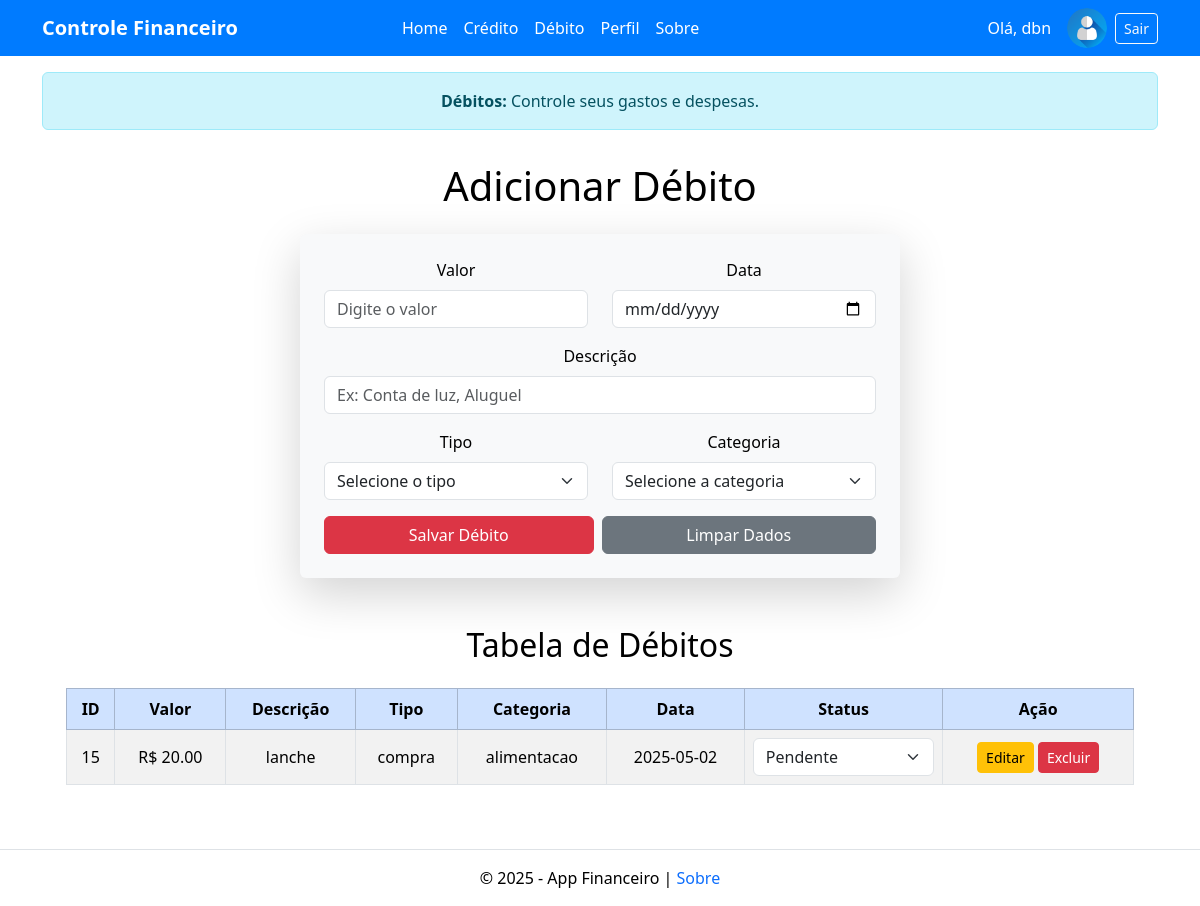
Page /debito (signed in) on the earlier database version.
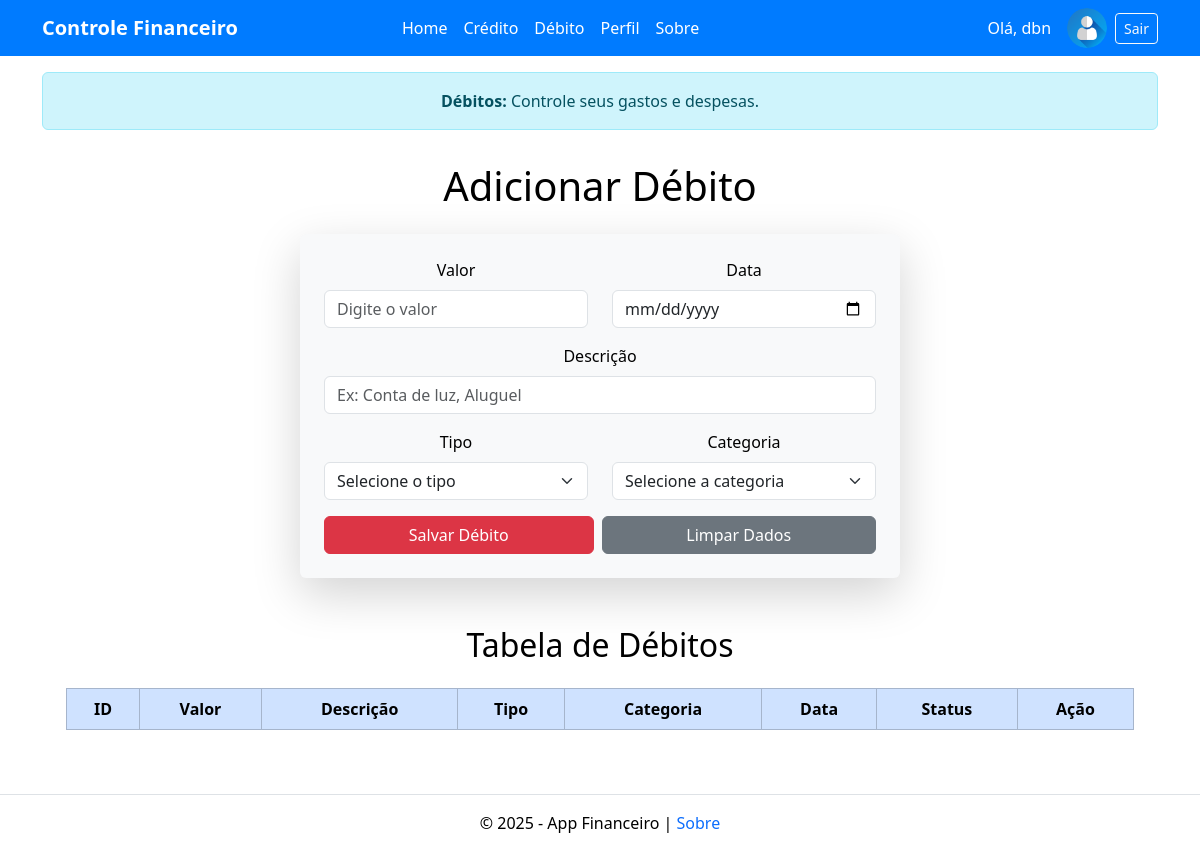
Same page on the later database version.
### tables this page shows
CREATE TABLE debitos (
            id INTEGER PRIMARY KEY AUTOINCREMENT,
            valor REAL NOT NULL,
            descricao TEXT NOT NULL,
            tipo TEXT NOT NULL,
            categoria TEXT NOT NULL,
            data TEXT NOT NULL,
            status TEXT NOT NULL DEFAULT 'pendente',
            data_agendada TEXT
        , usuario_id TEXT);

### app.py (the view, shortened to what this page needs)
@app.route("/debito", methods=["GET", "POST"])
def debito():
    if 'usuario' not in session:
        return redirect(url_for('login'))
    usuario_id = session['usuario']['id']
    query_debitos = "SELECT * FROM debitos WHERE usuario_id = ?"
    debitos = executar_consulta(query_debitos, (usuario_id,), fetchall=True)
    return render_template("debito.html", debitos=debitos)

### utils.py (called while the page is built)
def executar_consulta(
        query: str,
        parametros: Union[Tuple, list] = (),
        fetchone: bool = False,
        fetchall: bool = False,
        commit: bool = False
) -> Optional[Union[Tuple, list]]:
    with sqlite3.connect('financeiro.db') as conexao:
        cursor = conexao.cursor()
        cursor.execute(query, parametros)
        resultado = None
        if fetchone:
            resultado = cursor.fetchone()
        elif fetchall:
            resultado = cursor.fetchall()
        if commit:
            conexao.commit()
    return resultado

### templates/debito.html (shortened to what this page needs)
{% extends 'base.html' %}
{% block alert %}
<div class="container mt-3">
    <div class="alert alert-info text-center" role="alert">
        <strong>Débitos:</strong> Controle seus gastos e despesas.
    </div>
</div>
{% endblock %}
{% block content %}
<div class="container mt-3">
    <h1 class="mb-4 text-center">Adicionar Débito</h1>
    <form method="POST" class="p-4 rounded shadow-lg bg-light mx-auto" id="debitoForm">
        <div class="row">
            <div class="col-md-6 mb-3">
                <label for="valor" class="form-label">Valor</label>
                <input type="number" class="form-control" id="valor" name="valor" placeholder="Digite o valor" required>
            </div>
            <div class="col-md-6 mb-3">
                <label for="data" class="form-label">Data</label>
                <input type="date" class="form-control" id="data" name="data" required>
            </div>
        </div>
        <div class="mb-3">
            <label for="descricao" class="form-label">Descrição</label>
            <input type="text" class="form-control" id="descricao" name="descricao" placeholder="Ex: Conta de luz, Aluguel" required>
        </div>
        <div class="row">
            <div class="col-md-6 mb-3">
                <label for="tipo" class="form-label">Tipo</label>
                <select class="form-select" id="tipo" name="tipo" required>
                    <option value="" selected disabled>Selecione o tipo</option>
                </select>
            </div>
            <div class="col-md-6 mb-3">
                <label for="categoria" class="form-label">Categoria</label>
                <select class="form-select" id="categoria" name="categoria" required>
                    <option value="" selected disabled>Selecione a categoria</option>
                </select>
            </div>
        </div>
        <div class="d-flex gap-2">
            <button type="submit" class="btn btn-danger flex-grow-1">Salvar Débito</button>
            <button type="reset" class="btn btn-secondary flex-grow-1">Limpar Dados</button>
        </div>
    </form>
    <div class="container mt-5">
        <h2 class="text-center mb-4">Tabela de Débitos</h2>
        <table class="table table-striped table-bordered text-center align-middle">
            <thead class="table-primary">
                <tr>
                    <th>ID</th>
                    <th>Valor</th>
                    <th>Descrição</th>
                    <th>Tipo</th>
                    <th>Categoria</th>
                    <th>Data</th>
                    <th>Status</th>
                    <th>Ação</th>
                </tr>
            </thead>
            <tbody>
                {% for debito in debitos %}
                <tr>
                    <td>{{ debito[0] }}</td>
                    <td>R$ {{ "%.2f"|format(debito[1]) }}</td>
                    <td>{{ debito[2] }}</td>
                    <td>{{ debito[3] }}</td>
                    <td>{{ debito[4] }}</td>
                    <td>{{ debito[5] }}</td>
                    <td>
                        <form method="POST" action="{{ url_for('atualizar_status_debito', id=debito[0]) }}">
                            <select name="status" class="form-select" onchange="this.form.submit()">
                                <option value="Pendente" {% if debito[6] == 'Pendente' %}selected{% endif %}>Pendente</option>
                            </select>
                        </form>
                    </td>
                    <td>
                        <a href="{{ url_for('editar_debito', id=debito[0]) }}" class="btn btn-warning btn-sm">Editar</a>
                        <button class="btn btn-danger btn-sm" data-bs-toggle="modal" data-bs-target="#confirmarExclusao{{ loop.index }}">
                            Excluir
                        </button>
                    </td>
                </tr>
                {% endfor %}
            </tbody>
        </table>
    </div>
</div>
{% endblock %}

Differences in the rows shown:
removed debitos: id "15", valor "20.00", descricao "lanche", tipo "compra", categoria "alimentacao", data "2025-05-02"
